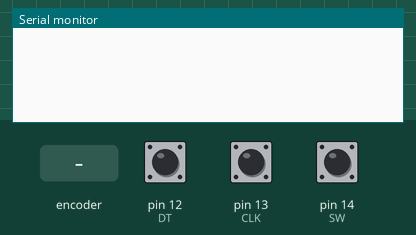
Recording of a sketch running on a simulated Arduino Uno, built with avr-gcc and run on an emulated ATmega328P. Shown: the last lines printed to the serial monitor. Inputs (shaded band) come from the test bench; at power-on: pin 14 (SW) HIGH, pin 12 (DT) HIGH, pin 13 (CLK) HIGH.

Above: at 1.2 s.
1.3 s: rotary encoder on pin 13 (CLK) / pin 12 (DT) turned 1 step (first pin leading)
At 2.6 s:
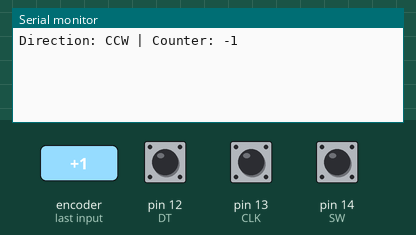
3.0 s: pin 14 (SW) pulled LOW for 0.15 s
At 3.5 s:
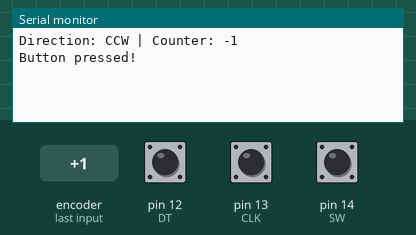
4.6 s: rotary encoder on pin 13 (CLK) / pin 12 (DT) turned 2 steps (second pin leading)
At 5.2 s:
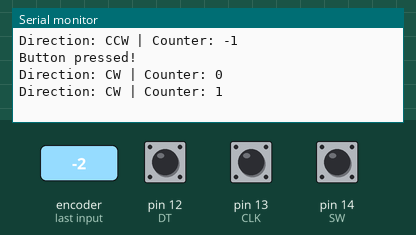

Measured:
- after the input at 1.3 s, the serial monitor: prints a new line after 0.05 s (image 1)
- after the input at 3.0 s, the serial monitor: prints a new line at once (image 2)
- after the input at 4.6 s, the serial monitor: prints a new line after 0.08 s (image 3)

The sketch:

rotary.ino
```cpp
// Rotary Encoder Inputs
#define CLK 13
#define DT 12
#define SW 14

int counter = 0;
int currentStateCLK;
int lastStateCLK;
String currentDir ="";
unsigned long lastButtonPress = 0;

void setup() {
  pinMode(CLK,INPUT);
  pinMode(DT,INPUT);
  pinMode(SW, INPUT_PULLUP);

  Serial.begin(9600);

  lastStateCLK = digitalRead(CLK);
}

void loop() {
  currentStateCLK = digitalRead(CLK);
  if (currentStateCLK != lastStateCLK  && currentStateCLK == 1){
    if (digitalRead(DT) != currentStateCLK) {
      counter --;
      currentDir ="CCW";
    } else {
      counter ++;
      currentDir ="CW";
    }

    Serial.print("Direction: ");
    Serial.print(currentDir);
    Serial.print(" | Counter: ");
    Serial.println(counter);
  }

  lastStateCLK = currentStateCLK;

  int btnState = digitalRead(SW);

  if (btnState == LOW) {
    if (millis() - lastButtonPress > 50) {
      Serial.println("Button pressed!");
    }
    lastButtonPress = millis();
  }
  delay(1);
}
```
